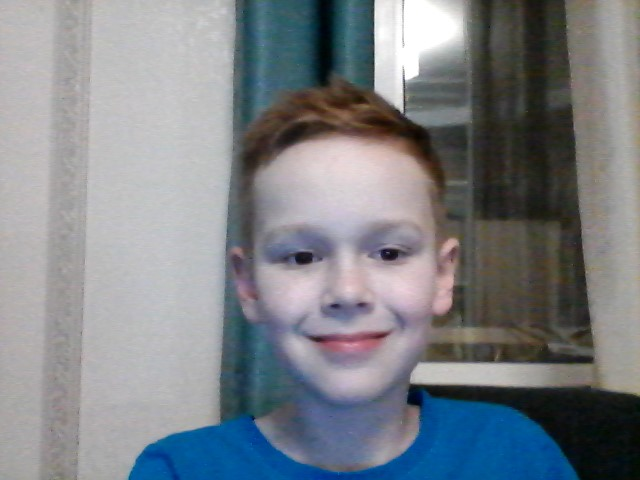
#> input picture assets/images/profile.jpg, 640 x 480 px, found by its file name
$ python convert_to_favicon.py
#> lines starting #> are read from the running program, lines starting #| are printed output that depends on the picture
#!/usr/bin/env python3
from PIL import Image
import os

# Ищем фото файл
image_sources = [
    "profile.jpg",
    "profile.png",
    "avatar.jpg",
    "avatar.png",
    "photo.jpg",
    "photo.png",
    "assets/uploads/profile.jpg",
    "assets/uploads/profile.png",
    "assets/images/profile.jpg",
    "assets/images/profile.png",
]

# Попытаемся найти фото
found_image = None
for path in image_sources:
    if os.path.exists(path):
        found_image = path
        print(f"Найдено изображение: {path}")
        break

if not found_image:
    print("Фото не найдено. Пожалуйста, поместите фото в корневую папку проекта (profile.jpg или profile.png)")
    exit(1)

# Открываем и обрабатываем изображение
try:
    img = Image.open(found_image)
#> img is the input picture: PIL image 640x480 RGB; mean R, G, B 125.7, 130, 135.4

    # Конвертируем в RGB если нужно
    if img.mode == 'RGBA':
        background = Image.new('RGB', img.size, (255, 255, 255))
        background.paste(img, mask=img.split()[3])
        img = background
    elif img.mode != 'RGB':
        img = img.convert('RGB')

    # Создаём favicon размеры
    sizes = [(32, 32), (64, 64), (128, 128), (256, 256)]

    # Сохраняем разные размеры
    for size in sizes:
        img_resized = img.resize(size, Image.Resampling.LANCZOS)
        filename = f"assets/icons/favicon-{size[0]}.png"
        img_resized.save(filename)
        print(f"Создан: {filename}")
#> this loop made 4 passes
#> pass 1, `img_resized = img.resize(size, Image.Resampling.LANCZOS)`:
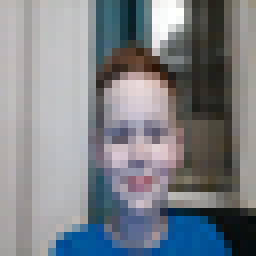
#> img_resized: PIL image 32x32 RGB (shown 8 times larger); mean R, G, B 125.8, 130.1, 135.5
#> pass 2, `img_resized = img.resize(size, Image.Resampling.LANCZOS)`:
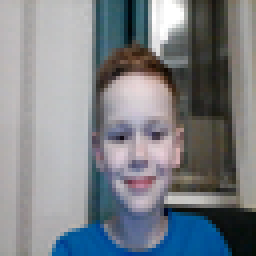
#> img_resized: PIL image 64x64 RGB (shown 4 times larger); mean R, G, B 125.8, 130.1, 135.4
#> pass 3, `img_resized = img.resize(size, Image.Resampling.LANCZOS)`:
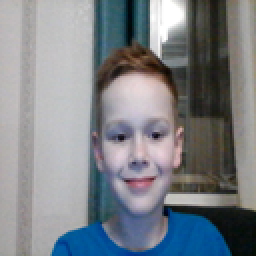
#> img_resized: PIL image 128x128 RGB (shown 2 times larger); mean R, G, B 125.7, 130, 135.4
#> after the loop:
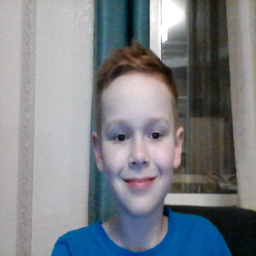
#> img_resized: PIL image 256x256 RGB; mean R, G, B 125.7, 130, 135.4

    # Сохраняем основной favicon
    img_favicon = img.resize((32, 32), Image.Resampling.LANCZOS)
    img_favicon.save("assets/icons/favicon.png")
    print("Создан: assets/icons/favicon.png")

    # Конвертируем в ICO
    img_ico = img.resize((64, 64), Image.Resampling.LANCZOS)
    img_ico.save("assets/icons/favicon.ico")
    print("Создан: assets/icons/favicon.ico")

    print("\nУспешно! Favicon создан из вашей фотографии.")

except Exception as e:
    print(f"Ошибка: {e}")
    exit(1)

$ run again, with assets/images/312930440_a4bfd41f88fa4b0c0f21bf0c088dfc26.jpg copied over assets/images/profile.jpg
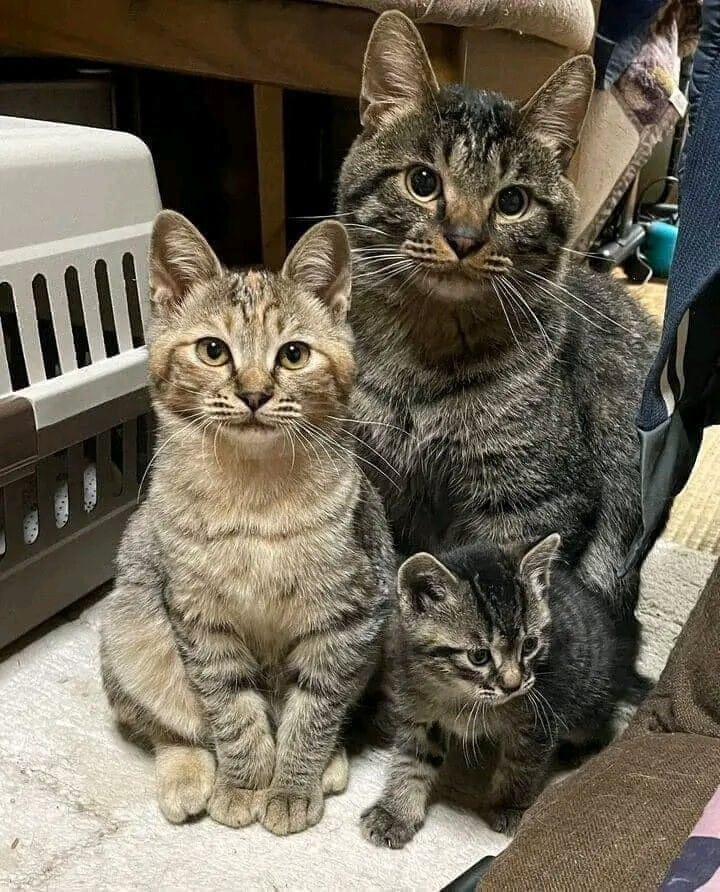
#> input picture assets/images/312930440_a4bfd41f88fa4b0c0f21bf0c088dfc26.jpg, 720 x 892 px, found by its file name
#> img is the input picture: PIL image 720x892 RGB; mean R, G, B 109.4, 101.7, 86.5
#> the loop `for size in sizes:` made 4 passes
#> pass 3, `img_resized = img.resize(size, Image.Resampling.LANCZOS)`:
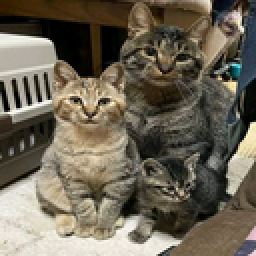
#> img_resized: PIL image 128x128 RGB (shown 2 times larger); mean R, G, B 109.4, 101.7, 86.5
#> after the loop `for size in sizes:`:
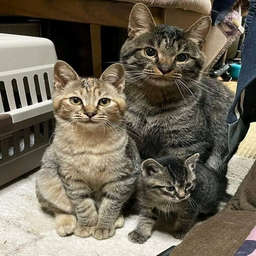
#> img_resized: PIL image 256x256 RGB; mean R, G, B 109.4, 101.7, 86.5

$ run again, with assets/images/4871a47a359d5d8cfaf6fec15dfd0102.jpg copied over assets/images/profile.jpg
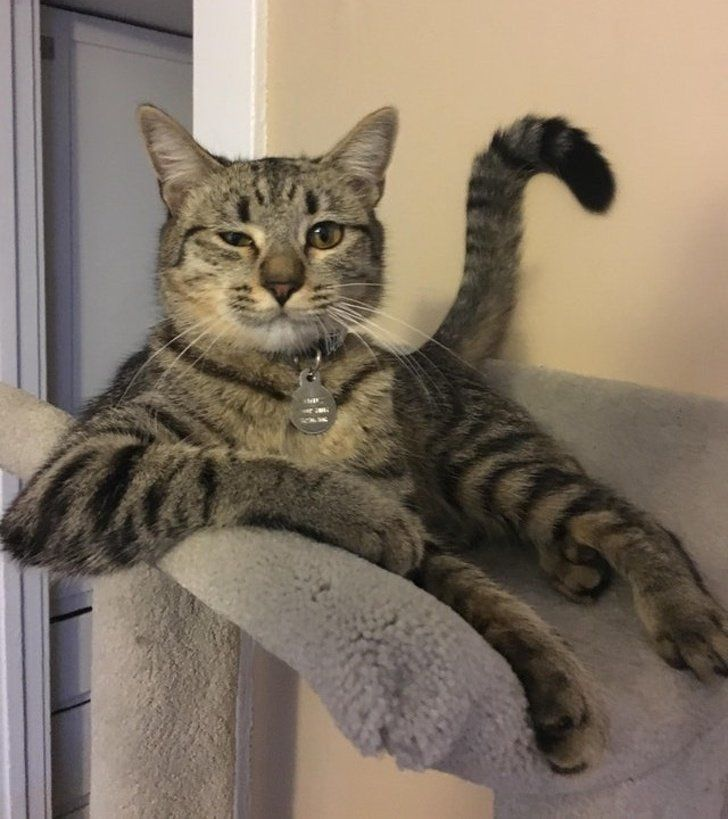
#> input picture assets/images/4871a47a359d5d8cfaf6fec15dfd0102.jpg, 728 x 819 px, found by its file name
#> img is the input picture: PIL image 728x819 RGB; mean R, G, B 129.3, 116.1, 100.8
#> the loop `for size in sizes:` made 4 passes
#> pass 3, `img_resized = img.resize(size, Image.Resampling.LANCZOS)`:
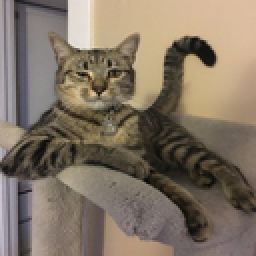
#> img_resized: PIL image 128x128 RGB (shown 2 times larger); mean R, G, B 129.3, 116.1, 100.8
#> after the loop `for size in sizes:`:
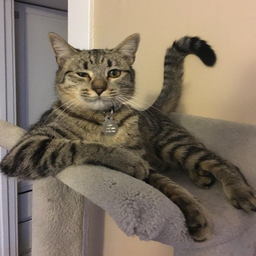
#> img_resized: PIL image 256x256 RGB; mean R, G, B 129.3, 116.1, 100.8

$ run again, with assets/images/8ce135ba3bb6d8b444a2b3bdd76be04c.jpg copied over assets/images/profile.jpg
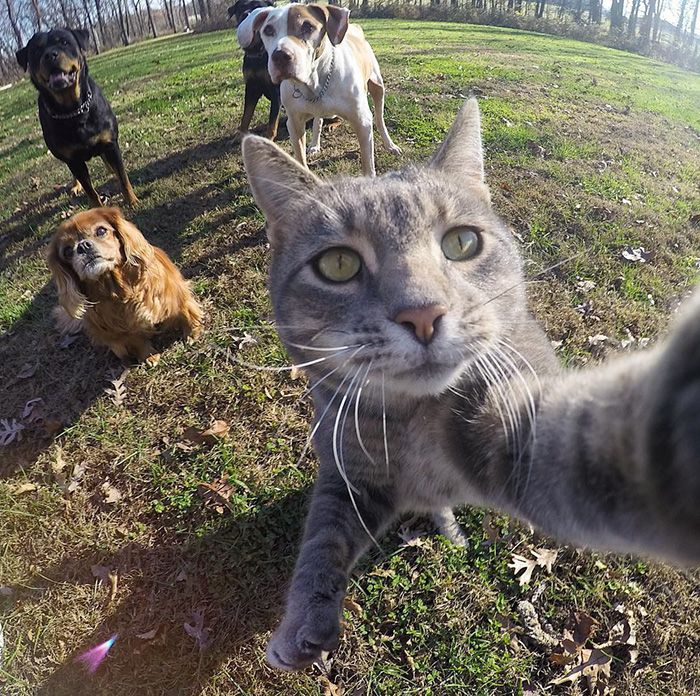
#> input picture assets/images/8ce135ba3bb6d8b444a2b3bdd76be04c.jpg, 700 x 696 px, found by its file name
#> img is the input picture: PIL image 700x696 RGB; mean R, G, B 110.4, 104.6, 91.9
#> the loop `for size in sizes:` made 4 passes
#> pass 3, `img_resized = img.resize(size, Image.Resampling.LANCZOS)`:
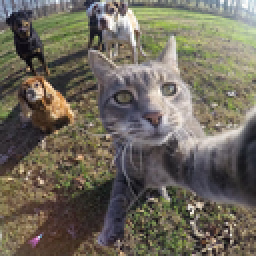
#> img_resized: PIL image 128x128 RGB (shown 2 times larger); mean R, G, B 110.4, 104.6, 91.9
#> after the loop `for size in sizes:`:
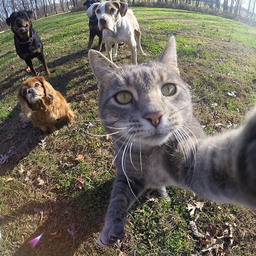
#> img_resized: PIL image 256x256 RGB; mean R, G, B 110.4, 104.6, 91.9
